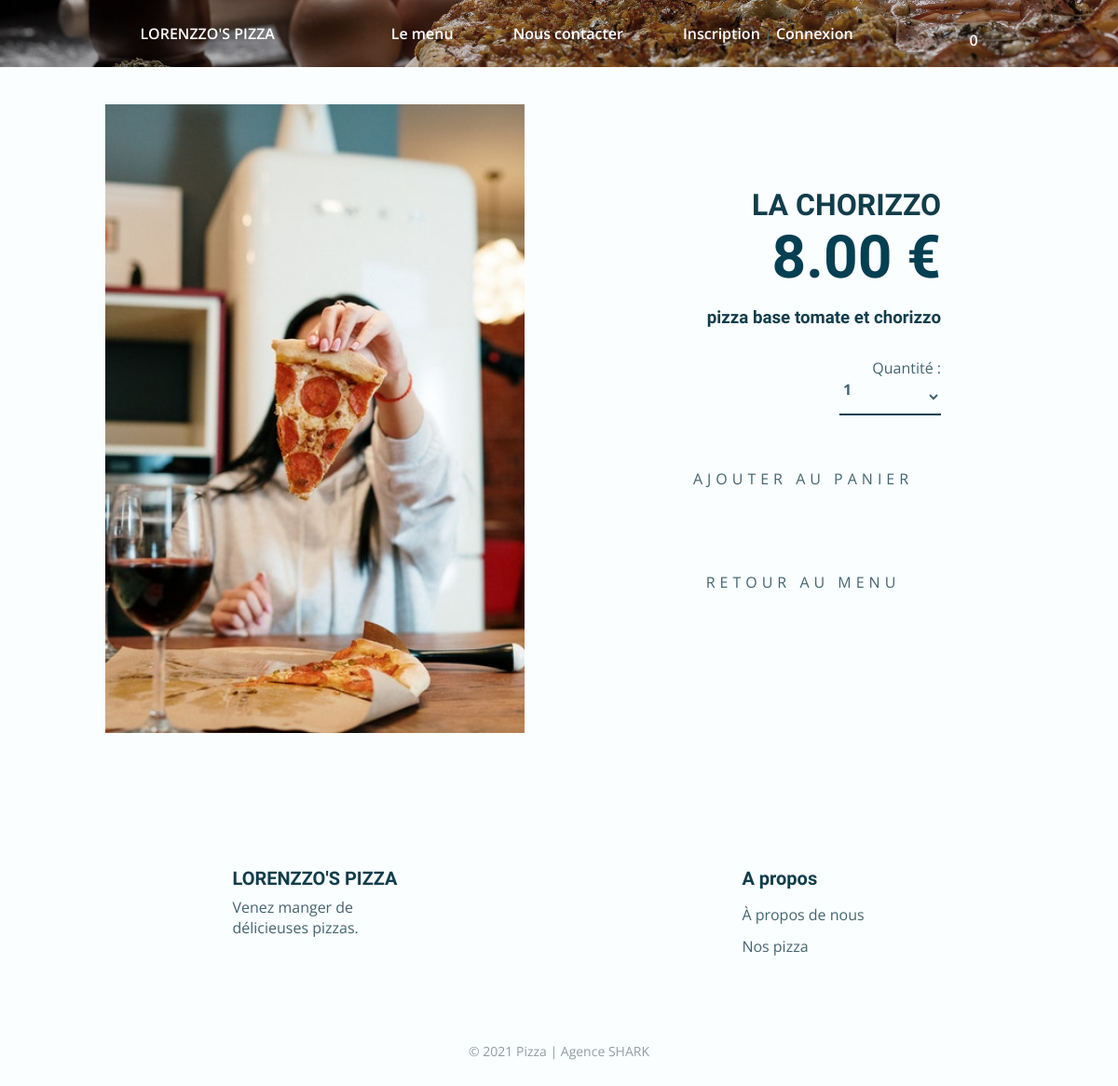
/produits.php, run on an earlier commit of the app's database.
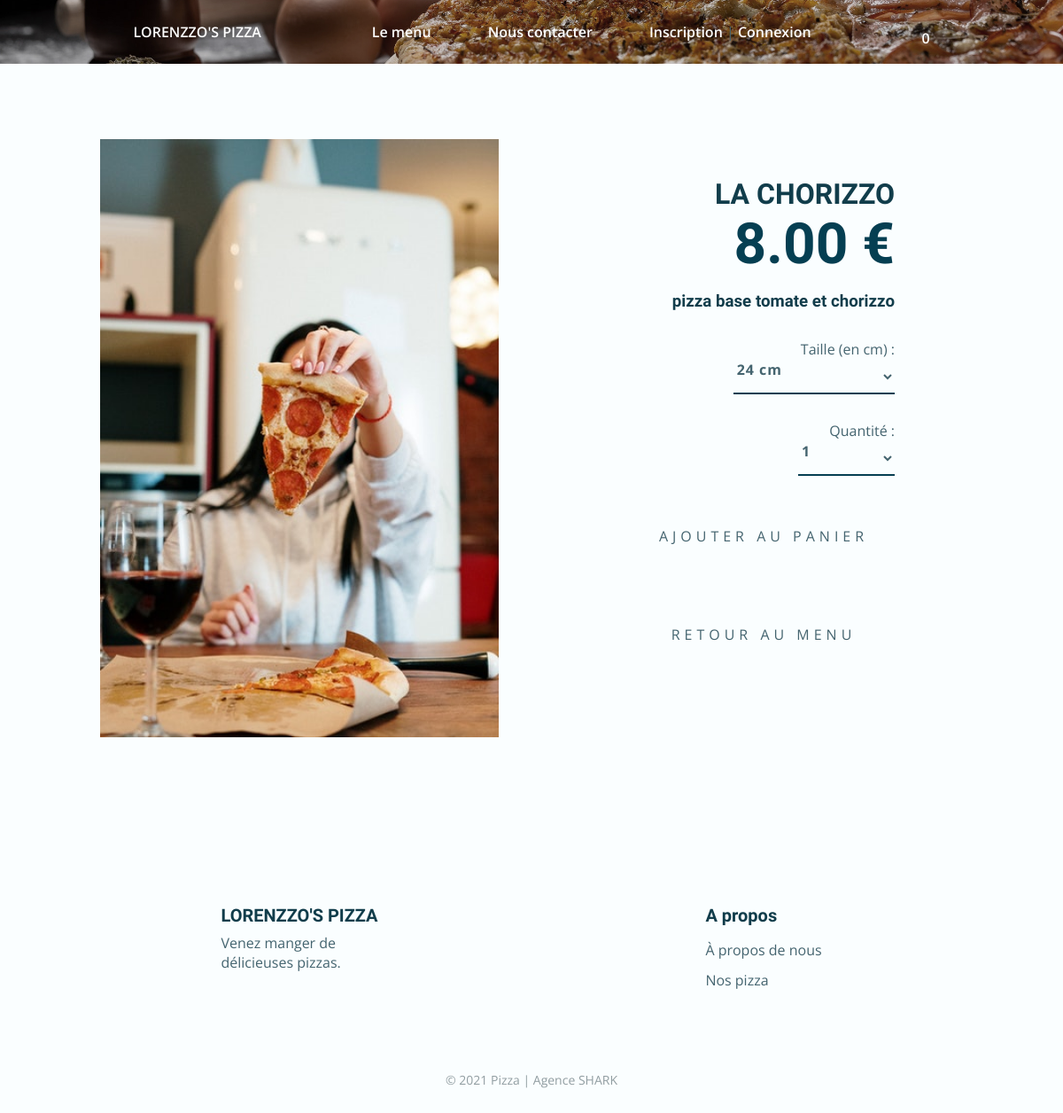
And on a later commit of the database.
### dbcontroller.php (called while the page is built, shortened)
<?php
class DBController {
    private $host = "localhost";
    private $user = "root";
    private $password = "";
    private $database = "lorenzzobd_dieug";
    private $conn;
    function __construct() {
        $this->conn = $this->connectDB();
    }
    function connectDB() {
        $conn = new PDO("mysql:host=" . $this->host . ";dbname=" . $this->database, $this->user, $this->password);
        return $conn;
    }
    function runQuery($query) {
        $result = $this->conn->query($query);
        while($row=$result->fetch(PDO::FETCH_ASSOC)) {
            $resultset[] = $row;
        }
        if(!empty($resultset))
            return $resultset;
    }
}
?>

### produits.php (the view, shortened to what this page needs)
<?php
require_once("dbcontroller.php");
$db_handle= new DBcontroller();
include_once 'ajout-panier.php';
$id=$_GET['id'] ?? 1;
$products = $db_handle->runQuery("SELECT * FROM produit WHERE id=$id");
$product = $products[0];
$prices = $db_handle->runQuery("SELECT * FROM price WHERE produit_id=$id");
$size =$db_handle->runQuery("SELECT * FROM option_product");
?>
<?php include ('base/head.php') ?>
<?php include ('base/header.php')?>
<section class="hero">
    <img src="assets/img/home1.jpg" alt="" class="hero__img">
</section>
<section class="products section">
    <div class="products__container container grid">
        <div class="products__info">
            <div class="products__info-title">
                <img src="<?= $product['img_path'] ?>" class="products__info-img">
            </div>
        </div>
        <form method="post" action="" id="products__form">
            <div class="products__data">
                <h1 class="products__data-name"><?= $product['name'] ?></h1>
                <h2 class="products__data-price"><?php echo  number_format($prices[0]['price'],2) ." €"?></h2>
                <h3 class="products__data-description"><?= $product['details'] ?></h3>
                <ul class="products__data-preferences">
                    <li>
                    <?php
                        if ($product['category_id']== 2){
                    ?>
                        <span class="products__data-preferencesTaille">Taille (en cm) :</span>
                            <label>
                                <select name="optionSelect" class="products__data-preferencesTailleOption" >
                                    <?php
                                        foreach($size as $sizes ){
                                            if($sizes['category_id'] == 2){
                                    ?>
                                    <option value="<?= $sizes['id'] ?>"><?= $sizes['opt'] ?></option>
                                    <?php
                                     }
                                    }
                                    ?>
                                </select>
                            </label>
                            <?php
                            }
                            ?>
                    </li>
                    <li>
                        <span class="products__data-preferencesQuantity">Quantité :</span>
                        <label>
                            <select name="quantity" class="products__data-preferencesQuantityOption">
                                <option value="1">1</option>
                            </select>
                        </label>
                    </li>
                </ul>
            </div>
            <div class="products__button">
                <div class="button">
                    <input type ="submit" name="ajoute" class="button__title button__slide-effect" value="Ajouter au panier">
                </div>
                <div class="button">
                    <a href="menu.php" class="button__title button__slide-effect">Retour au menu</a>
                </div>
            </form>
            </div>
</section>
<?php include ('base/footer.php') ?>
<?php include ('base/script.php') ?>

What changed in the data, as far as the page shows it:
changed produit "LA CHORIZZO": category_id 1 → 2 (drawn)
Also different on the page:
form field optionSelect: (not shown) → "24 cm"
text now shown: "Taille (en cm) :"
